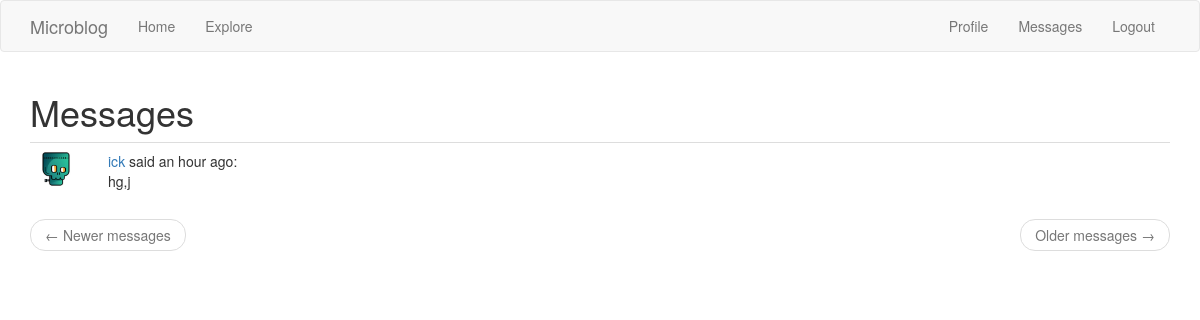
Screenshot of /messages (signed in) with the database file from the repository.
### app/models.py (models this page shows, shortened)
class Message(db.Model):
    id = db.Column(db.Integer, primary_key=True)
    sender_id = db.Column(db.Integer, db.ForeignKey('user.id'))
    recipient_id = db.Column(db.Integer, db.ForeignKey('user.id'))
    body = db.Column(db.String(140))
    timestamp = db.Column(db.DateTime, index=True, default=datetime.utcnow)

class User(UserMixin, db.Model):
    id = db.Column(db.Integer, primary_key=True)
    username = db.Column(db.String(64), index=True, unique=True)
    email = db.Column(db.String(120), index=True, unique=True)
    password_hash = db.Column(db.String(128))
    profile_picture = db.Column(db.String(20), default='default.jpg')
    about_me = db.Column(db.String(140))
    last_seen = db.Column(db.DateTime, default=datetime.utcnow)
    messages_sent = db.relationship('Message',
                                    foreign_keys='Message.sender_id',
                                    backref='author', lazy='dynamic')
    messages_received = db.relationship('Message',
                                        foreign_keys='Message.recipient_id',
                                        backref='recipient', lazy='dynamic')
    last_message_read_time = db.Column(db.DateTime)
    posts = db.relationship('Post', backref='author', lazy='dynamic')
    followed = db.relationship(
        'User', secondary=followers,
        primaryjoin=(followers.c.follower_id == id),
        secondaryjoin=(followers.c.followed_id == id),
        backref=db.backref('followers', lazy='dynamic'), lazy='dynamic')

### app/routes.py (the view)
@app.route('/messages')
@login_required
def messages():
    current_user.last_message_read_time = datetime.utcnow()
    db.session.commit()
    page = request.args.get('page', 1, type=int)
    messages = current_user.messages_received.order_by(
        Message.timestamp.desc()).paginate(
            page, app.config['POSTS_PER_PAGE'], False)
    next_url = url_for('main.messages', page=messages.next_num) \
        if messages.has_next else None
    prev_url = url_for('main.messages', page=messages.prev_num) \
        if messages.has_prev else None
    return render_template('messages.html', messages=messages.items,
                           next_url=next_url, prev_url=prev_url)

### app/models.py (called while the page is built)
@login.user_loader
def load_user(id):
    return User.query.get(int(id))

### app/routes.py (called while the page is built)
@app.before_request
def before_request():
    if current_user.is_authenticated:
        current_user.last_seen = datetime.utcnow()
        db.session.commit()

### app/templates/messages.html
{% extends "base.html" %}
{% block app_content %}
    <h1>Messages</h1>
    {% for post in messages %}
    <table class="table table-hover">
        <tr>
            <td width="70px">
                <a href="{{ url_for('user', username=post.author.username) }}">
                    <img id='icon' src="{{ url_for('static', filename='profile_pictures/' + post.author.profile_picture) }}" alt="">
                </a>
            </td>
            <td>
                <a href="{{ url_for('user', username=post.author.username) }}">
                    {{ post.author.username }}
                </a>
                said {{ moment(post.timestamp).fromNow() }}:
                <br>
                {{ post.body }}
            </td>
        </tr>
    </table>
    {% endfor %}
    <nav aria-label="...">
        <ul class="pager">
            <li class="previous{% if not prev_url %} disabled{% endif %}">
                <a href="{{ prev_url or '#' }}">
                    <span aria-hidden="true">&larr;</span> Newer messages
                </a>
            </li>
            <li class="next{% if not next_url %} disabled{% endif %}">
                <a href="{{ next_url or '#' }}">
                    Older messages <span aria-hidden="true">&rarr;</span>
                </a>
            </li>
        </ul>
    </nav>
{% endblock %}

### app/static/css/style.css (style rules this page uses)
#icon { width: 36px; height: 36px; }

### rows the page displays
Message: profile_picture (placeholder picture), author.username "ick", timestamp "an hour ago", body "hg,j"
